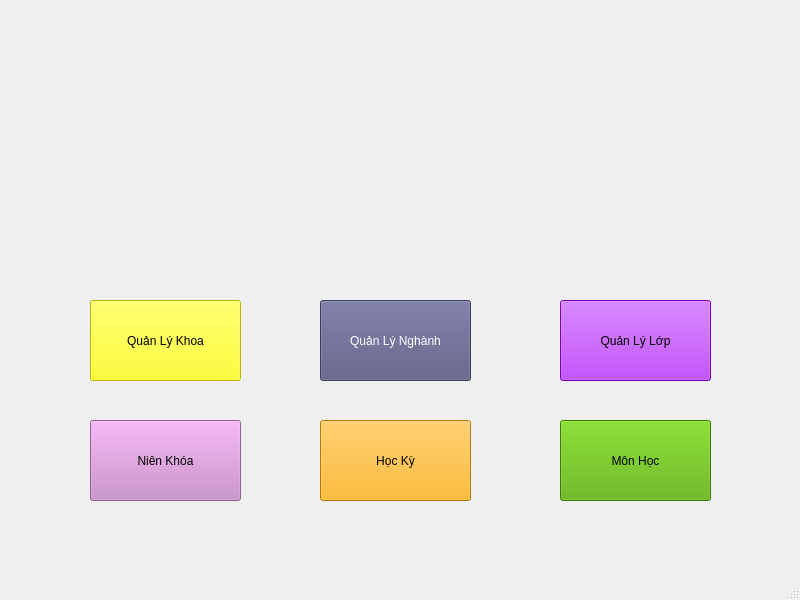
<?xml version="1.0" encoding="UTF-8"?>
<ui version="4.0">
 <class>MainWindow</class>
 <widget class="QMainWindow" name="MainWindow">
  <property name="geometry">
   <rect>
    <x>0</x>
    <y>0</y>
    <width>800</width>
    <height>600</height>
   </rect>
  </property>
  <property name="windowTitle">
   <string>MainWindow</string>
  </property>
  <widget class="QWidget" name="centralwidget">
   <widget class="QPushButton" name="KhoaBtn">
    <property name="geometry">
     <rect>
      <x>90</x>
      <y>300</y>
      <width>151</width>
      <height>81</height>
     </rect>
    </property>
    <property name="styleSheet">
     <string notr="true">background-color: rgb(255, 255, 0);
selection-background-color: rgb(209, 209, 0);
font: 10pt &quot;Segoe UI&quot;;</string>
    </property>
    <property name="locale">
     <locale language="Vietnamese" country="Vietnam"/>
    </property>
    <property name="text">
     <string>Quản Lý Khoa</string>
    </property>
    <property name="icon">
     <iconset>
      <normaloff>images/khoa.png</normaloff>images/khoa.png</iconset>
    </property>
    <property name="iconSize">
     <size>
      <width>50</width>
      <height>50</height>
     </size>
    </property>
   </widget>
   <widget class="QLabel" name="label">
    <property name="geometry">
     <rect>
      <x>0</x>
      <y>0</y>
      <width>801</width>
      <height>271</height>
     </rect>
    </property>
    <property name="text">
     <string/>
    </property>
    <property name="pixmap">
     <pixmap>images/banner.jpg</pixmap>
    </property>
    <property name="scaledContents">
     <bool>true</bool>
    </property>
   </widget>
   <widget class="QPushButton" name="NganhBtn">
    <property name="geometry">
     <rect>
      <x>320</x>
      <y>300</y>
      <width>151</width>
      <height>81</height>
     </rect>
    </property>
    <property name="styleSheet">
     <string notr="true">background-color: rgb(85, 85, 127);
selection-background-color: rgb(0, 116, 170);
font: 10pt &quot;Segoe UI&quot;;
color: rgb(255, 255, 255);</string>
    </property>
    <property name="locale">
     <locale language="Vietnamese" country="Vietnam"/>
    </property>
    <property name="text">
     <string>Quản Lý Nghành</string>
    </property>
    <property name="icon">
     <iconset>
      <normaloff>images/nghanh.png</normaloff>images/nghanh.png</iconset>
    </property>
    <property name="iconSize">
     <size>
      <width>50</width>
      <height>50</height>
     </size>
    </property>
   </widget>
   <widget class="QPushButton" name="LopBtn">
    <property name="geometry">
     <rect>
      <x>560</x>
      <y>300</y>
      <width>151</width>
      <height>81</height>
     </rect>
    </property>
    <property name="styleSheet">
     <string notr="true">background-color: rgb(170, 0, 255);
selection-background-color: rgb(135, 68, 203);
font: 10pt &quot;Segoe UI&quot;;</string>
    </property>
    <property name="locale">
     <locale language="Vietnamese" country="Vietnam"/>
    </property>
    <property name="text">
     <string>Quản Lý Lớp</string>
    </property>
    <property name="icon">
     <iconset>
      <normaloff>images/lop.png</normaloff>images/lop.png</iconset>
    </property>
    <property name="iconSize">
     <size>
      <width>50</width>
      <height>50</height>
     </size>
    </property>
   </widget>
   <widget class="QPushButton" name="NienKhoaBtn">
    <property name="geometry">
     <rect>
      <x>90</x>
      <y>420</y>
      <width>151</width>
      <height>81</height>
     </rect>
    </property>
    <property name="styleSheet">
     <string notr="true">background-color: rgb(202, 135, 202);
selection-background-color: rgb(211, 141, 211);
font: 10pt &quot;Segoe UI&quot;;</string>
    </property>
    <property name="locale">
     <locale language="Vietnamese" country="Vietnam"/>
    </property>
    <property name="text">
     <string>Niên Khóa</string>
    </property>
    <property name="icon">
     <iconset>
      <normaloff>images/nienkhoa.png</normaloff>images/nienkhoa.png</iconset>
    </property>
    <property name="iconSize">
     <size>
      <width>50</width>
      <height>50</height>
     </size>
    </property>
   </widget>
   <widget class="QPushButton" name="HocKyBtn">
    <property name="geometry">
     <rect>
      <x>320</x>
      <y>420</y>
      <width>151</width>
      <height>81</height>
     </rect>
    </property>
    <property name="styleSheet">
     <string notr="true">background-color: rgb(255, 170, 0);
selection-background-color: rgb(207, 138, 0);
font: 10pt &quot;Segoe UI&quot;;</string>
    </property>
    <property name="locale">
     <locale language="Vietnamese" country="Vietnam"/>
    </property>
    <property name="text">
     <string>Học Kỳ</string>
    </property>
    <property name="icon">
     <iconset>
      <normaloff>images/hocky.png</normaloff>images/hocky.png</iconset>
    </property>
    <property name="iconSize">
     <size>
      <width>50</width>
      <height>50</height>
     </size>
    </property>
   </widget>
   <widget class="QPushButton" name="MonHocBtn">
    <property name="geometry">
     <rect>
      <x>560</x>
      <y>420</y>
      <width>151</width>
      <height>81</height>
     </rect>
    </property>
    <property name="styleSheet">
     <string notr="true">background-color: rgb(85, 170, 0);
selection-background-color: rgb(108, 216, 0);
font: 10pt &quot;Segoe UI&quot;;</string>
    </property>
    <property name="locale">
     <locale language="Vietnamese" country="Vietnam"/>
    </property>
    <property name="text">
     <string>Môn Học</string>
    </property>
    <property name="icon">
     <iconset>
      <normaloff>images/mon.png</normaloff>images/mon.png</iconset>
    </property>
    <property name="iconSize">
     <size>
      <width>50</width>
      <height>50</height>
     </size>
    </property>
   </widget>
  </widget>
  <widget class="QMenuBar" name="menubar">
   <property name="geometry">
    <rect>
     <x>0</x>
     <y>0</y>
     <width>800</width>
     <height>22</height>
    </rect>
   </property>
  </widget>
  <widget class="QStatusBar" name="statusbar"/>
 </widget>
 <resources/>
 <connections/>
</ui>
